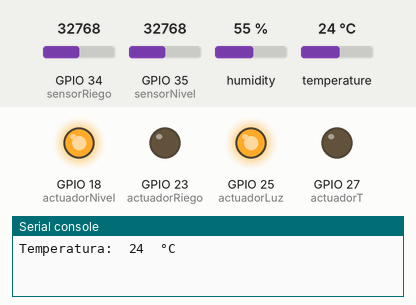
Recording of a program running on a simulated ESP32 board running MicroPython. On the bench: output pins drawn as LEDs (lit = HIGH), the last lines printed to the serial console. The test bench sets the inputs (shaded band); at power-on: temperature 24 °C, GPIO 34 (sensorRiego) = 32768, GPIO 35 (sensorNivel) = 32768, humidity 55 % (analog values on the 0–65535 scale).

Above: at 1.2 s.
1.3 s: temperature set to 20 °C
At 2.9 s:
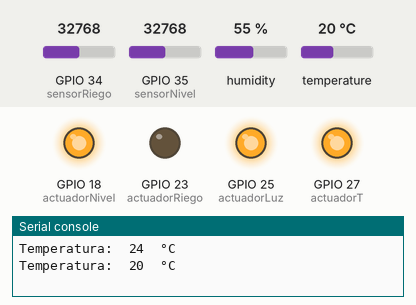
4.0 s: GPIO 34 (sensorRiego) set to 33280
6.7 s: GPIO 34 (sensorRiego) set to 34256
At 8.7 s:
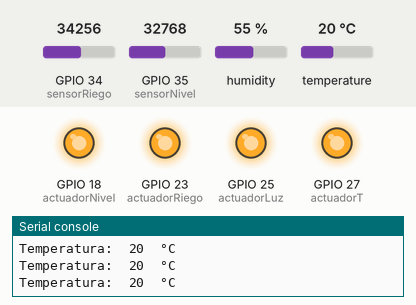
9.6 s: GPIO 35 (sensorNivel) set to 48512
12.3 s: GPIO 35 (sensorNivel) set to 49568
At 14.6 s:
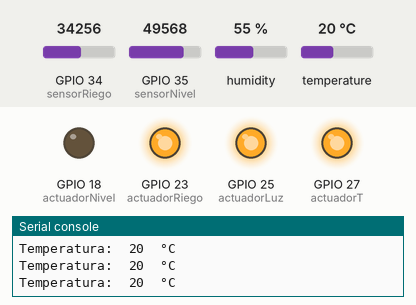
15.6 s: temperature set to 28 °C
At 17.0 s:
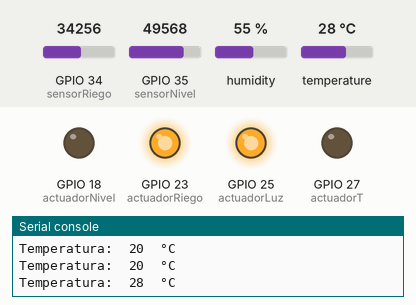
Timing chart, 0 to 18.6 s (numbered marks = the images above; inputs shaded):
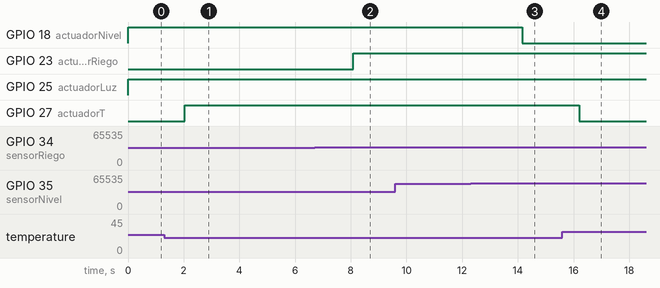

Measured:
- the behaviour switches between 22 and 21 °C on temperature (found by bisection; images 0 and 1)
- the behaviour switches between 33728 and 33744 on GPIO 34 (sensorRiego) (found by bisection; images 1 and 2)
- the behaviour switches between 49136 and 49152 on GPIO 35 (sensorNivel) (found by bisection; images 2 and 3)
- after the input at 1.3 s, GPIO 27 (actuadorT): LOW → HIGH after 0.75 s
- after the input at 6.7 s, GPIO 23 (actuadorRiego): LOW → HIGH after 1.4 s
- after the input at 12.3 s, GPIO 18 (actuadorNivel): HIGH → LOW after 1.9 s
- after the input at 15.6 s, GPIO 27 (actuadorT): HIGH → LOW after 0.60 s

The program:

main.py
```python
from machine import Pin,ADC
from time import sleep
import dht
#Variables
sensorLuz = Pin(22,Pin.IN)
actuadorLuz = Pin (25,Pin.OUT)

sensorRiego = ADC(Pin(34))
actuadorRiego = Pin(23,Pin.OUT)

sensorNivel= ADC(Pin(35))
actuadorNivel = Pin(18, Pin.OUT)

sensorT = dht.DHT11(Pin(4))
actuadorT = Pin(27,Pin.OUT)

while True:
  #Circuito Luz
  estado = sensorLuz.value()

  if estado == 1:
     actuadorLuz.value(0)
  else:
     actuadorLuz.value(1)

  #Circuito Riego
  valor = sensorRiego.read_u16()
  humedad = ((valor-40100)/25435)*100
  porcentaje = abs(humedad)
  porcentaje = abs(porcentaje -100)

  if porcentaje >=75:
     actuadorRiego.value(1)
  else:
     actuadorRiego.value(0)

  #Circuito nivel de agua
  valor = sensorNivel.read_u16()
  porcentaje = (valor*100)/65535

  if porcentaje >= 75:
        actuadorNivel.value(0)
  else:
        actuadorNivel.value(1)
  #Circuito temperatura
  try:
    sensorT.measure()
    temperatura = sensorT.temperature()
    print ("Temperatura: ", temperatura, " °C")

    if temperatura >= 10 and temperatura <= 21:
      actuadorT.value(1)
    else:
      actuadorT.value(0)

  except OSError:
    print ("Fallo al leer el DHT11")
  sleep(2)
```
